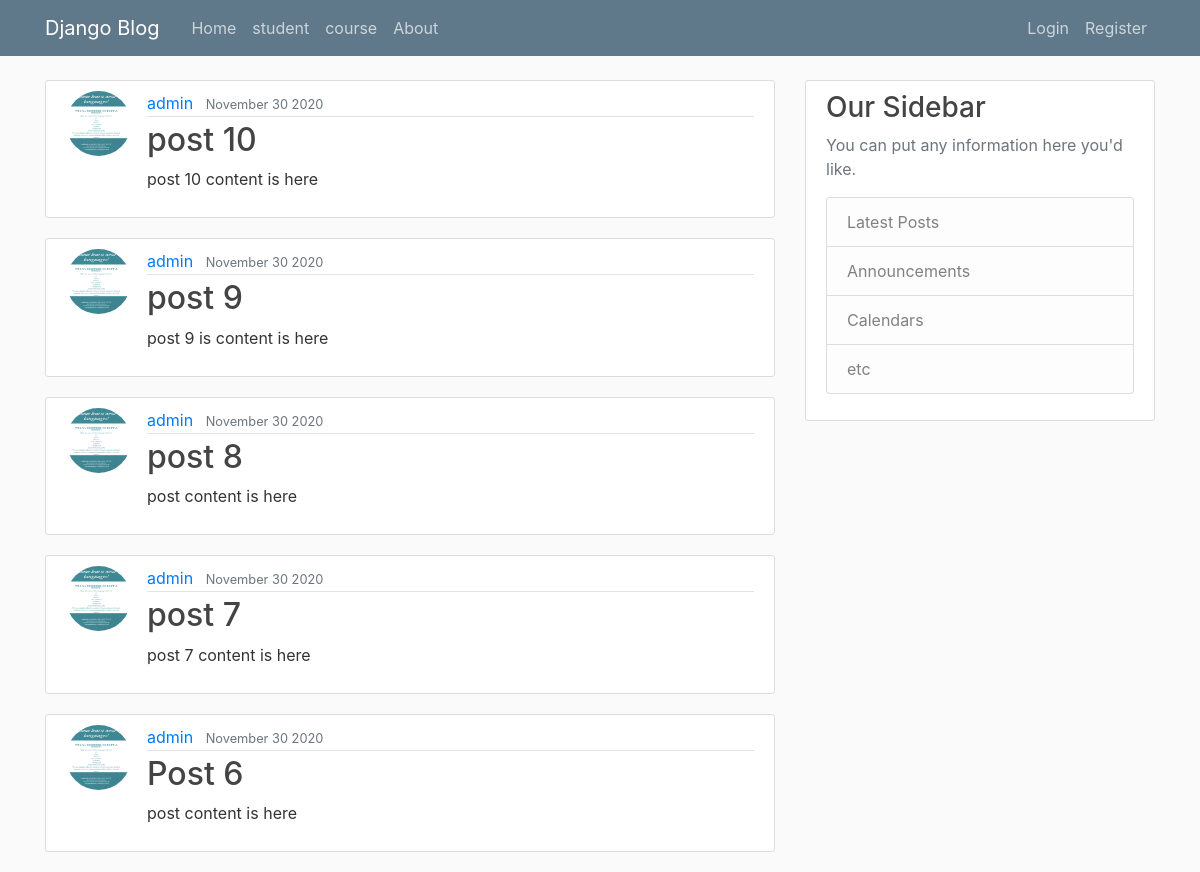
Screenshot of /blog/ with the database file from the repository.
### blog/models.py (models this page shows, shortened)
class post(models.Model):
    title=models.CharField(max_length=64)
    content=models.TextField()
    date_posted=models.DateTimeField(default=timezone.now)
    author=models.ForeignKey(User,on_delete=models.CASCADE)

### users/models.py (models this page shows, shortened)
class profile(models.Model):
    user=models.OneToOneField(User,on_delete=models.CASCADE,related_name="profile")
    image=models.ImageField(default='default.jpg',upload_to='profile_pic')

### blog/views.py (the view)
# urls.py: path("",PostListView.as_view(), name="blog-home"),
class PostListView(ListView):
    model = post
    template_name = 'blog/home.html'
    context_object_name = 'posts'
    ordering = ['-date_posted']
    paginate_by = 5

### blog/templates/blog/home.html
{% extends "blog/layout.html" %}
{% block content %}
    {% for post in posts %}
      <article class="media content-section">
       <img class="rounded-circle article-img" src="{{ post.author.profile.image.url }}" alt="">
       <div class="media-body">
        <div class="article-metadata">
          <a class="mr-2" href="#">{{ post.author }}</a>
          <small class="text-muted">{{ post.date_posted |date:"F d Y" }}</small>
        </div>
        <h2><a class="article-title" href="{% url 'post-detail' post.id %}">{{ post.title }}</a></h2>
        <p class="article-content">{{ post.content }}</p>
      </div>
    </article>
    {% endfor %}
{% endblock %}

### blog/static/main.css (style rules this page uses)
body { background: #fafafa; color: #333333; margin-top: 5rem; }
h1, h2, h3, h4, h5, h6 { color: #444444; }
.content-section { background: #ffffff; padding: 10px 20px; border: 1px solid #dddddd; border-radius: 3px; margin-bottom: 20px; }
.article-title { color: #444444; }
.article-content { white-space: pre-line; }
.article-img { height: 65px; width: 65px; margin-right: 16px; }
.article-metadata { padding-bottom: 1px; margin-bottom: 4px; border-bottom: 1px solid #e3e3e3 }

### rows the page displays
post: author.profile.image (picture), author "admin", date_posted "November 30 2020", title "post 10", content "post 10 content is here"
post: author.profile.image (picture), author "admin", date_posted "November 30 2020", title "post 9", content "post 9 is content is here"
post: author.profile.image (picture), author "admin", date_posted "November 30 2020", title "post 8", content "post content is here"
post: author.profile.image (picture), author "admin", date_posted "November 30 2020", title "post 7", content "post 7 content is here"
post: author.profile.image (picture), author "admin", date_posted "November 30 2020", title "Post 6", content "post content is here"
